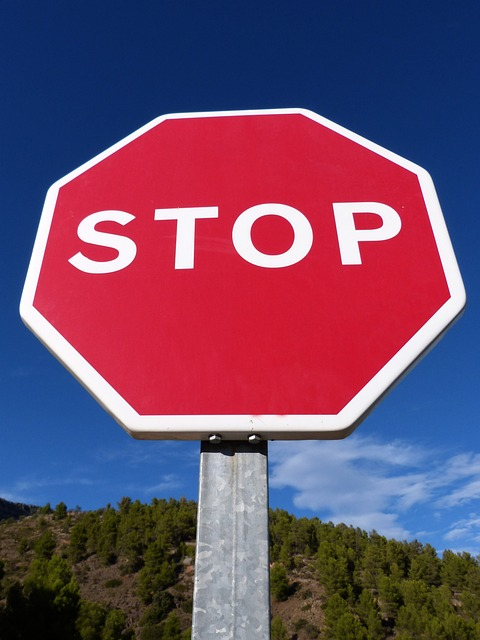
#> input picture TEST_File/test_image.jpg, 480 x 640 px
$ python -i test_randomforest.py   (imports and definitions only)
#> lines starting #> are read from the running program, lines starting #| are printed output that depends on the picture; after the words box and inside, x2 and y2 are one past the last pixel; in counts of white or black regions, pixels touching at a corner belong together
#> further down, picture is the input picture: shape (640, 480, 3); mean B, G, R 103.4, 73.5, 109.8
import os
import cv2
import numpy as np
import joblib
from skimage.feature import hog, local_binary_pattern
from tensorflow.keras.preprocessing.image import ImageDataGenerator
from sklearn.metrics import confusion_matrix, classification_report, accuracy_score
import matplotlib.pyplot as plt
import seaborn as sns

def apply_canny(image):
    gray = cv2.cvtColor(image, cv2.COLOR_BGR2GRAY)
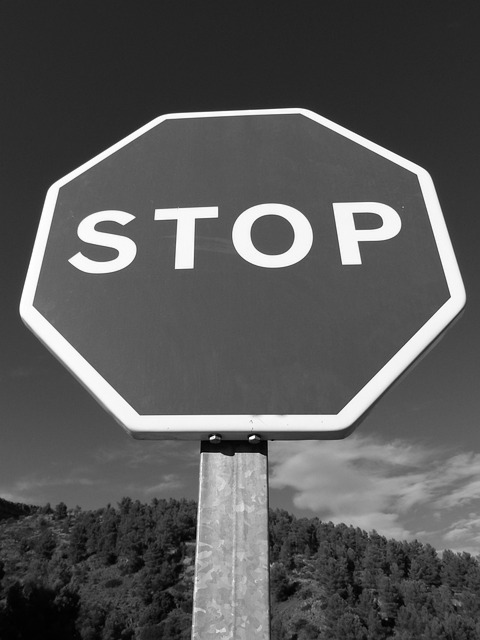
#> gray: shape (640, 480); min 0, max 255, mean 87.8
    blurred = cv2.GaussianBlur(gray, (5, 5), 0)
    canny = cv2.Canny(blurred, 50, 150)
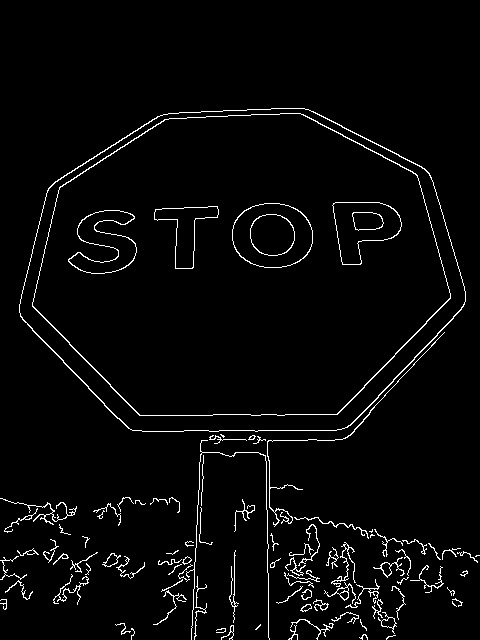
#> canny: shape (640, 480); 3.1% white in thin lines or dots, all inside (x1, y1, x2, y2) = (0, 108, 480, 640)
    return canny

def extract_features(image):
    canny_image = apply_canny(image)
    fd_hog, _ = hog(canny_image, orientations=12, pixels_per_cell=(8, 8),
                    cells_per_block=(2, 2), visualize=True, feature_vector=True)
    lbp = local_binary_pattern(canny_image, P=24, R=3, method='uniform')
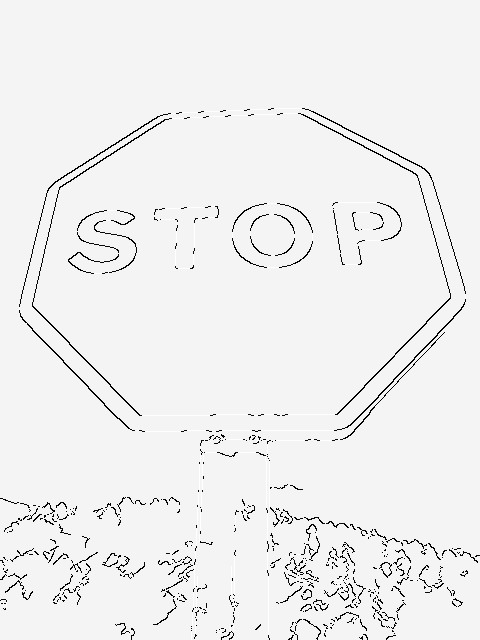
#> lbp: shape (640, 480) float64; min 0, max 25, mean 23.4; drawn with min black and max white
    lbp_hist, _ = np.histogram(lbp.ravel(), bins=np.arange(0, 26), range=(0, 24), density=True)
#> lbp_hist = 25 values, max 0.976 at index 24, min 0 at index 3, mean 0.04
    features = np.concatenate((fd_hog, lbp_hist))
    return features

model_path = "C:\\Users\\rocco\\OneDrive\\Desktop\\OUTPUT_Dataset_RandomForest\\random_forest_model.pkl"
pca_path = "C:\\Users\\rocco\\OneDrive\\Desktop\\OUTPUT_Dataset_RandomForest\\pca_model.pkl"
# [2 lines not run here, left out]

test_dir = 'C:\\Users\\rocco\\OneDrive\\Desktop\\DMRC-2\\Assets\\RAW_TESTING_Dataset'

# [1 line that did not run here, left out]
# [7 lines that did not run here, left out]

# [1 line that did not run here, left out]

X_test, y_test = [], []
# [6 lines not run here, left out]

X_test = np.array(X_test)
y_test = np.array(y_test)

# [1 line that did not run here, left out]

# [1 line that did not run here, left out]
# [1 line that did not run here, left out]
# [1 line not run here, left out]

# [1 line that did not run here, left out]
# [1 line that did not run here, left out]

# [9 lines not run here, left out]

>>> import cv2
>>> picture = cv2.imread('../TEST_File/test_image.jpg')
>>> result = extract_features(picture)
